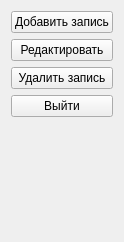
<?xml version="1.0" encoding="UTF-8"?>
<ui version="4.0">
 <class>AdressMenu</class>
 <widget class="QWidget" name="AdressMenu">
  <property name="geometry">
   <rect>
    <x>0</x>
    <y>0</y>
    <width>113</width>
    <height>242</height>
   </rect>
  </property>
  <property name="windowTitle">
   <string>Form</string>
  </property>
  <layout class="QGridLayout" name="gridLayout">
   <item row="0" column="0">
    <widget class="QPushButton" name="addButton">
     <property name="text">
      <string>Добавить запись</string>
     </property>
    </widget>
   </item>
   <item row="1" column="0">
    <widget class="QPushButton" name="editButton">
     <property name="text">
      <string>Редактировать</string>
     </property>
    </widget>
   </item>
   <item row="2" column="0">
    <widget class="QPushButton" name="delButton">
     <property name="text">
      <string>Удалить запись</string>
     </property>
    </widget>
   </item>
   <item row="3" column="0">
    <widget class="QPushButton" name="signOutButton">
     <property name="text">
      <string>Выйти</string>
     </property>
    </widget>
   </item>
   <item row="4" column="0">
    <spacer name="verticalSpacer_2">
     <property name="orientation">
      <enum>Qt::Vertical</enum>
     </property>
     <property name="sizeHint" stdset="0">
      <size>
       <width>20</width>
       <height>40</height>
      </size>
     </property>
    </spacer>
   </item>
   <item row="5" column="0">
    <widget class="QLabel" name="loadingLabel">
     <property name="text">
      <string/>
     </property>
    </widget>
   </item>
   <item row="6" column="0">
    <spacer name="verticalSpacer">
     <property name="orientation">
      <enum>Qt::Vertical</enum>
     </property>
     <property name="sizeHint" stdset="0">
      <size>
       <width>20</width>
       <height>40</height>
      </size>
     </property>
    </spacer>
   </item>
  </layout>
 </widget>
 <resources/>
 <connections/>
</ui>
